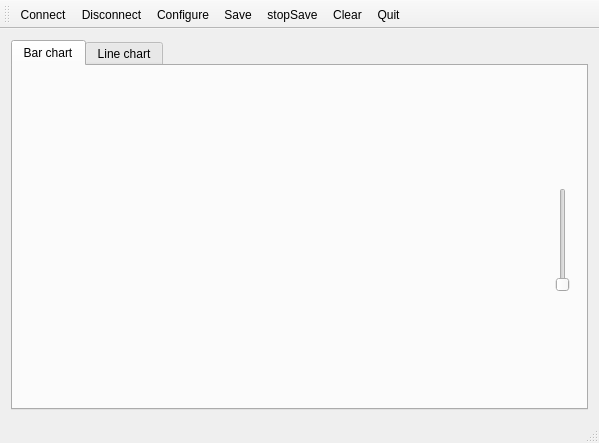
<?xml version="1.0" encoding="UTF-8"?>
<ui version="4.0">
 <class>MainWindow</class>
 <widget class="QMainWindow" name="MainWindow">
  <property name="geometry">
   <rect>
    <x>0</x>
    <y>0</y>
    <width>599</width>
    <height>443</height>
   </rect>
  </property>
  <property name="windowTitle">
   <string>Serial Plot</string>
  </property>
  <widget class="QWidget" name="customPlot_2">
   <layout class="QGridLayout" name="gridLayout_2">
    <item row="1" column="0">
     <widget class="QTabWidget" name="tabWidget">
      <property name="currentIndex">
       <number>0</number>
      </property>
      <widget class="QWidget" name="tab">
       <attribute name="title">
        <string>Bar chart</string>
       </attribute>
       <layout class="QGridLayout" name="gridLayout">
        <item row="1" column="1">
         <widget class="QSlider" name="verticalSlider">
          <property name="orientation">
           <enum>Qt::Vertical</enum>
          </property>
         </widget>
        </item>
        <item row="0" column="1">
         <spacer name="verticalSpacer">
          <property name="orientation">
           <enum>Qt::Vertical</enum>
          </property>
          <property name="sizeHint" stdset="0">
           <size>
            <width>20</width>
            <height>40</height>
           </size>
          </property>
         </spacer>
        </item>
        <item row="2" column="1">
         <spacer name="verticalSpacer_2">
          <property name="orientation">
           <enum>Qt::Vertical</enum>
          </property>
          <property name="sizeHint" stdset="0">
           <size>
            <width>20</width>
            <height>40</height>
           </size>
          </property>
         </spacer>
        </item>
        <item row="0" column="0" rowspan="3">
         <widget class="QCustomPlot" name="customPlot" native="true">
          <property name="enabled">
           <bool>true</bool>
          </property>
          <property name="sizePolicy">
           <sizepolicy hsizetype="Expanding" vsizetype="Expanding">
            <horstretch>0</horstretch>
            <verstretch>0</verstretch>
           </sizepolicy>
          </property>
         </widget>
        </item>
       </layout>
      </widget>
      <widget class="QWidget" name="tab_2">
       <attribute name="title">
        <string>Line chart</string>
       </attribute>
       <layout class="QGridLayout" name="gridLayout_3">
        <item row="1" column="0" rowspan="2" colspan="6">
         <widget class="QCustomPlot" name="customPlot2" native="true">
          <property name="enabled">
           <bool>true</bool>
          </property>
          <property name="sizePolicy">
           <sizepolicy hsizetype="Expanding" vsizetype="Expanding">
            <horstretch>0</horstretch>
            <verstretch>0</verstretch>
           </sizepolicy>
          </property>
          <zorder>verticalSpacer_3</zorder>
          <zorder></zorder>
         </widget>
        </item>
        <item row="3" column="0">
         <spacer name="horizontalSpacer_2">
          <property name="orientation">
           <enum>Qt::Horizontal</enum>
          </property>
          <property name="sizeHint" stdset="0">
           <size>
            <width>40</width>
            <height>20</height>
           </size>
          </property>
         </spacer>
        </item>
        <item row="3" column="3">
         <widget class="QComboBox" name="channelBox"/>
        </item>
        <item row="3" column="1">
         <widget class="QPushButton" name="pushButton">
          <property name="text">
           <string>add</string>
          </property>
         </widget>
        </item>
        <item row="3" column="5">
         <spacer name="horizontalSpacer">
          <property name="orientation">
           <enum>Qt::Horizontal</enum>
          </property>
          <property name="sizeHint" stdset="0">
           <size>
            <width>40</width>
            <height>20</height>
           </size>
          </property>
         </spacer>
        </item>
        <item row="3" column="4">
         <widget class="QPushButton" name="pushButton_2">
          <property name="text">
           <string>delete</string>
          </property>
         </widget>
        </item>
       </layout>
      </widget>
     </widget>
    </item>
   </layout>
  </widget>
  <widget class="QToolBar" name="mainToolBar">
   <attribute name="toolBarArea">
    <enum>TopToolBarArea</enum>
   </attribute>
   <attribute name="toolBarBreak">
    <bool>false</bool>
   </attribute>
   <addaction name="actionConnect"/>
   <addaction name="actionDisconnect"/>
   <addaction name="actionConfigure"/>
   <addaction name="actionSave"/>
   <addaction name="actionstopSave"/>
   <addaction name="actionClear"/>
   <addaction name="actionQuit"/>
  </widget>
  <widget class="QStatusBar" name="statusBar"/>
  <action name="actionConnect">
   <property name="icon">
    <iconset resource="terminal.qrc">
     <normaloff>:/images/connect.png</normaloff>:/images/connect.png</iconset>
   </property>
   <property name="text">
    <string>C&amp;onnect</string>
   </property>
   <property name="toolTip">
    <string>Connect to serial port</string>
   </property>
   <property name="shortcut">
    <string>Ctrl+O</string>
   </property>
  </action>
  <action name="actionDisconnect">
   <property name="icon">
    <iconset resource="terminal.qrc">
     <normaloff>:/images/disconnect.png</normaloff>:/images/disconnect.png</iconset>
   </property>
   <property name="text">
    <string>&amp;Disconnect</string>
   </property>
   <property name="toolTip">
    <string>Disconnect from serial port</string>
   </property>
   <property name="shortcut">
    <string>Ctrl+D</string>
   </property>
  </action>
  <action name="actionConfigure">
   <property name="icon">
    <iconset resource="terminal.qrc">
     <normaloff>:/images/settings.png</normaloff>:/images/settings.png</iconset>
   </property>
   <property name="text">
    <string>&amp;Configure</string>
   </property>
   <property name="toolTip">
    <string>Configure serial port</string>
   </property>
   <property name="shortcut">
    <string>Alt+C</string>
   </property>
  </action>
  <action name="actionClear">
   <property name="icon">
    <iconset resource="terminal.qrc">
     <normaloff>:/images/clear.png</normaloff>:/images/clear.png</iconset>
   </property>
   <property name="text">
    <string>C&amp;lear</string>
   </property>
   <property name="toolTip">
    <string>Clear data</string>
   </property>
   <property name="shortcut">
    <string>Alt+L</string>
   </property>
  </action>
  <action name="actionQuit">
   <property name="icon">
    <iconset resource="terminal.qrc">
     <normaloff>:/images/application-exit.png</normaloff>:/images/application-exit.png</iconset>
   </property>
   <property name="text">
    <string>&amp;Quit</string>
   </property>
   <property name="shortcut">
    <string>Ctrl+Q</string>
   </property>
  </action>
  <action name="actionSave">
   <property name="icon">
    <iconset resource="terminal.qrc">
     <normaloff>:/images/save.png</normaloff>:/images/save.png</iconset>
   </property>
   <property name="text">
    <string>&amp;Save</string>
   </property>
   <property name="toolTip">
    <string>Save</string>
   </property>
  </action>
  <action name="actionstopSave">
   <property name="icon">
    <iconset resource="terminal.qrc">
     <normaloff>:/images/savestop.png</normaloff>:/images/savestop.png</iconset>
   </property>
   <property name="text">
    <string>&amp;stopSave</string>
   </property>
   <property name="toolTip">
    <string>stopSave</string>
   </property>
  </action>
 </widget>
 <layoutdefault spacing="6" margin="11"/>
 <customwidgets>
  <customwidget>
   <class>QCustomPlot</class>
   <extends>QWidget</extends>
   <header>qcustomplot.h</header>
   <container>1</container>
  </customwidget>
 </customwidgets>
 <resources>
  <include location="terminal.qrc"/>
 </resources>
 <connections/>
</ui>
